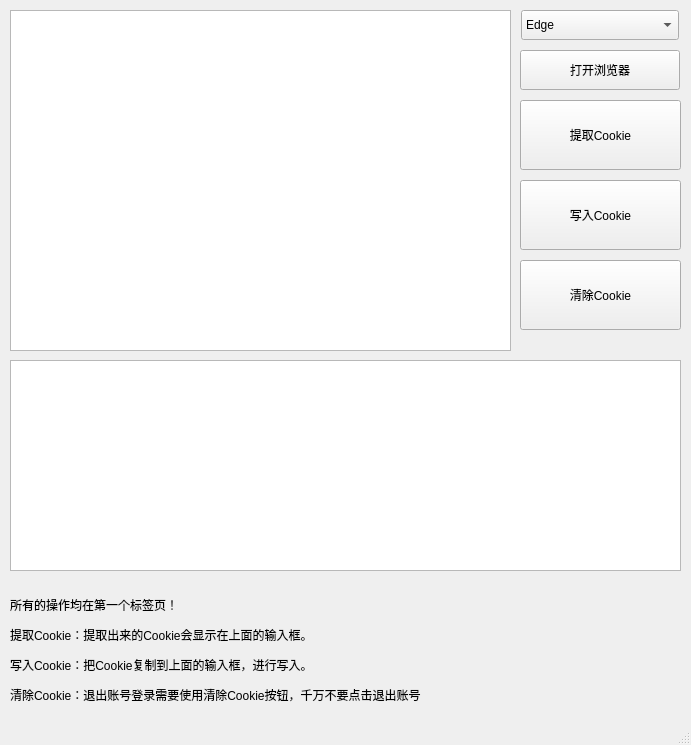
<?xml version="1.0" encoding="UTF-8"?>
<ui version="4.0">
 <class>MainWindow</class>
 <widget class="QMainWindow" name="MainWindow">
  <property name="enabled">
   <bool>true</bool>
  </property>
  <property name="geometry">
   <rect>
    <x>0</x>
    <y>0</y>
    <width>691</width>
    <height>745</height>
   </rect>
  </property>
  <property name="minimumSize">
   <size>
    <width>691</width>
    <height>745</height>
   </size>
  </property>
  <property name="maximumSize">
   <size>
    <width>691</width>
    <height>745</height>
   </size>
  </property>
  <property name="windowTitle">
   <string>读取或写入COOKIE</string>
  </property>
  <property name="autoFillBackground">
   <bool>false</bool>
  </property>
  <widget class="QWidget" name="centralwidget">
   <widget class="QPlainTextEdit" name="pte_cookie">
    <property name="geometry">
     <rect>
      <x>10</x>
      <y>10</y>
      <width>501</width>
      <height>341</height>
     </rect>
    </property>
   </widget>
   <widget class="QPlainTextEdit" name="pte_log">
    <property name="geometry">
     <rect>
      <x>10</x>
      <y>360</y>
      <width>671</width>
      <height>211</height>
     </rect>
    </property>
    <property name="readOnly">
     <bool>true</bool>
    </property>
   </widget>
   <widget class="QPushButton" name="pushButton">
    <property name="geometry">
     <rect>
      <x>520</x>
      <y>100</y>
      <width>161</width>
      <height>70</height>
     </rect>
    </property>
    <property name="text">
     <string>提取Cookie</string>
    </property>
   </widget>
   <widget class="QPushButton" name="but_input">
    <property name="geometry">
     <rect>
      <x>520</x>
      <y>180</y>
      <width>161</width>
      <height>70</height>
     </rect>
    </property>
    <property name="text">
     <string>写入Cookie</string>
    </property>
   </widget>
   <widget class="QLabel" name="label">
    <property name="geometry">
     <rect>
      <x>10</x>
      <y>590</y>
      <width>691</width>
      <height>121</height>
     </rect>
    </property>
    <property name="text">
     <string>&lt;html&gt;&lt;head/&gt;&lt;body&gt;&lt;p&gt;所有的操作均在第一个标签页！&lt;/p&gt;&lt;p&gt;提取Cookie：提取出来的Cookie会显示在上面的输入框。&lt;/p&gt;&lt;p&gt;写入Cookie：把Cookie复制到上面的输入框，进行写入。&lt;/p&gt;&lt;p&gt;清除Cookie：退出账号登录需要使用清除Cookie按钮，千万不要点击退出账号&lt;/p&gt;&lt;/body&gt;&lt;/html&gt;</string>
    </property>
    <property name="textFormat">
     <enum>Qt::AutoText</enum>
    </property>
    <property name="wordWrap">
     <bool>true</bool>
    </property>
   </widget>
   <widget class="QPushButton" name="but_openBrowser">
    <property name="geometry">
     <rect>
      <x>520</x>
      <y>50</y>
      <width>160</width>
      <height>40</height>
     </rect>
    </property>
    <property name="text">
     <string>打开浏览器</string>
    </property>
   </widget>
   <widget class="QComboBox" name="cb_browserListSelect">
    <property name="geometry">
     <rect>
      <x>521</x>
      <y>10</y>
      <width>158</width>
      <height>30</height>
     </rect>
    </property>
    <item>
     <property name="text">
      <string>Edge</string>
     </property>
    </item>
    <item>
     <property name="text">
      <string>Chrome</string>
     </property>
    </item>
    <item>
     <property name="text">
      <string>Firefox</string>
     </property>
    </item>
   </widget>
   <widget class="QPushButton" name="but_clearCK">
    <property name="geometry">
     <rect>
      <x>520</x>
      <y>260</y>
      <width>161</width>
      <height>70</height>
     </rect>
    </property>
    <property name="text">
     <string>清除Cookie</string>
    </property>
   </widget>
  </widget>
  <widget class="QMenuBar" name="menubar">
   <property name="geometry">
    <rect>
     <x>0</x>
     <y>0</y>
     <width>691</width>
     <height>23</height>
    </rect>
   </property>
  </widget>
  <widget class="QStatusBar" name="statusbar"/>
 </widget>
 <resources/>
 <connections/>
</ui>
